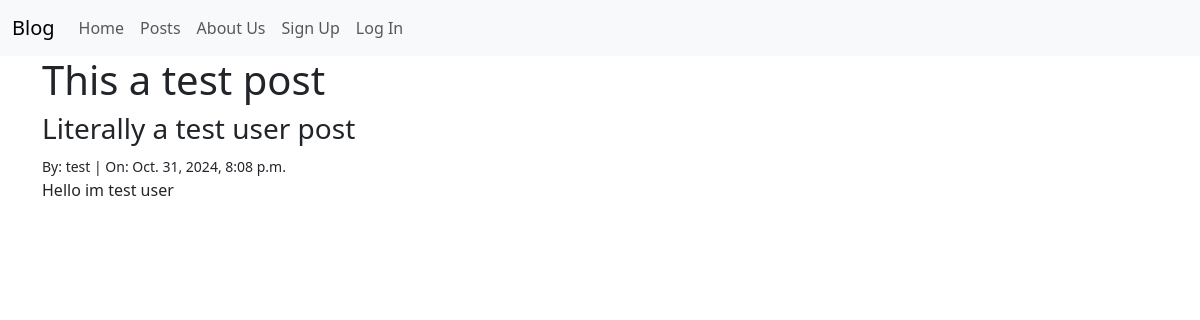
/posts/3/, run on the app's committed database.
### posts/models.py (models this page shows, shortened)
class Post(models.Model):
    title = models.CharField(max_length=128)
    subtitle = models.CharField(max_length=256)
    body = models.TextField()
    author = models.ForeignKey(
        get_user_model(),
        on_delete=models.CASCADE
    )
    status = models.ForeignKey(
        Status,
        on_delete=models.CASCADE
    )
    created_on=models.DateTimeField(auto_now_add=True)

### posts/views.py (the view)
# urls.py: path("<int:pk>/", views.PostDetailView.as_view(), name="detail"),
class PostDetailView(UserPassesTestMixin,DetailView):
    template_name = "posts/detail.html"
    model = Post
    def test_func(self):
        post = self.get_object()
        if post.status.name == "archived":
            if self.request.user.is_authenticated:
                return True
        elif post.status.name == "draft":
            if self.request.user.is_authenticated:
                return self.request.user == post.author
            return False
        else:
            return True

### templates/posts/detail.html (shortened to what this page needs)
{% extends 'base.html' %}
{% block content %}
    <h1>{{post.title}}</h1>
    <h3>{{post.subtitle}}</h3>
    <small>By: {{post.author}} | On: {{post.created_on}}</small>
    <p>{{post.body}}</p>
{% endblock %}

### data on the page
Post: title "This a test post", subtitle "Literally a test user post", author "test", created_on "Oct. 31, 2024, 8:08 p.m.", body "Hello im test user"
